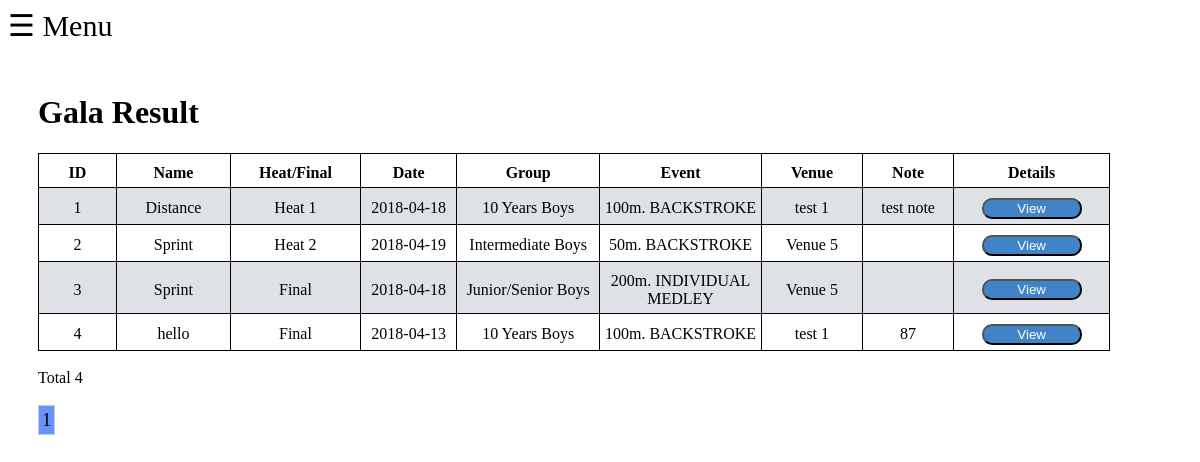
The app's page /parents/galaResult.php (signed in) with its own data.
### tables this page shows
CREATE TABLE `gala` (
  `id` int(11) NOT NULL,
  `category_name` varchar(255) NOT NULL,
  `heatfinal_desc` varchar(255) NOT NULL,
  `date` date NOT NULL,
  `group_name` varchar(255) NOT NULL,
  `event_name` varchar(255) NOT NULL,
  `venue_name` varchar(255) NOT NULL,
  `note` varchar(255) NOT NULL
);

### core/DB/DB.php (called while the page is built, shortened)
<?php
    if($_SERVER['SERVER_NAME'] == 'localhost') {
        $host = "localhost";
        $dbName = "pdocourse";
        $dbusername = "root";
        $dbpassword = "";
    } else {
        $host = "localhost";
        $dbName = "sekti92_pdocourse";
        $dbusername = "crimson";
        $dbpassword = "crimson";
    }
    function connect() {
        global $host;
        global $dbName;
        global $dbusername;
        global $dbpassword;
        try {
            $pdo = new PDO("mysql:host=".$host.";dbname=".$dbName."", $dbusername, $dbpassword);
            $pdo->setAttribute(PDO::ATTR_ERRMODE, PDO::ERRMODE_EXCEPTION);
            $pdo->setAttribute(PDO::ATTR_DEFAULT_FETCH_MODE, PDO::FETCH_OBJ);
            $pdo->setAttribute(PDO::ATTR_EMULATE_PREPARES, false);
            return $pdo;
        } catch (PDOException $e) {
            return false;
        }
    }
    function query($query, $params = array()) {
        $stmt = connect()->prepare($query);
        $stmt->execute($params);
        if(explode(' ', $query)[0] == 'SELECT'){
            $data = $stmt->fetchAll();
            return $data;
        } else {
            return ($stmt) ? true : false;
        }
    }
 ?>

### parents/galaResult.php (the view, shortened to what this page needs)
<?php
    include '../inc/loggedIn_header.php';
    include '../inc/loggedIn_nav.php';
    include '../core/function/dataPaginate.php';
 ?>
    <main id="main-content">
        <h1> Gala Result</h1>
        <?php
            $page = (isset($_GET['page'])) ? (int)$_GET['page']:1;
            $limit=10;
            $results = getData('SELECT * FROM gala ORDER BY id', $limit, $page);
         ?>
        <table class="gala table-striped">
            <tr>
                <th>ID</th>
                <th>Name</th>
                <th>Heat/Final</th>
                <th>Date</th>
                <th>Group</th>
                <th>Event</th>
                <th>Venue</th>
                <th>Note</th>
                <th>Details</th>
            </tr>
            <?php
                foreach ($results->data as $result) {
             ?>
                <tr>
                    <td><?= $result->id; ?></td>
                    <td><?= $result->category_name; ?></td>
                    <td><?= $result->heatfinal_desc; ?></td>
                    <td><?= $result->date; ?></td>
                    <td><?= $result->group_name; ?></td>
                    <td><?= $result->event_name; ?></td>
                    <td><?= $result->venue_name; ?></td>
                    <td><?= $result->note; ?></td>
                    <td>
                        <a href="galaView.php?id=<?= $result->id; ?>"><button class="info">View</button></a>
                    </td>
                </tr>
            <?php
                }
             ?>
        </table>
        <?php
            echo '<br>';
            echo 'Total '.$results->total.'<br><br>';
            $links=1;
            echo $showLinks = pageLinks($links, $results->total, $results->limit, $results->page);
         ?>
    </main>
<?php
    include '../inc/loggedIn_footer.php';
 ?>

### assets/css/slide.css (style rules this page uses)
.info { width: 100px; background: #4183c7; color: #fff; border-color: 1px solid #fff; border-radius: 10px; }
table.gala, table.gala tr, table.gala td, table.gala th { border: 1px solid black; border-collapse: collapse; width: 1072px; padding-top: 10px; padding-bottom: 5px; text-align: center; }
.table-striped > tbody > tr:nth-child(even) > td { background-color: #dee2e6; }
.menu { overflow-x: scroll; position: relative; left: 0; }
.nav-menu, .menu { -webkit-transition: left 0.2s ease; -moz-transition: left 0.2s ease; transition: left 0.2s ease; }
main { padding: 30px; }

### records on screen
gala: id "1", category_name "Distance", heatfinal_desc "Heat 1", date "2018-04-18", group_name "10 Years Boys", event_name "100m. BACKSTROKE", venue_name "test 1", note "test note"
gala: id "2", category_name "Sprint", heatfinal_desc "Heat 2", date "2018-04-19", group_name "Intermediate Boys", event_name "50m. BACKSTROKE", venue_name "Venue 5"
gala: id "3", category_name "Sprint", heatfinal_desc "Final", date "2018-04-18", group_name "Junior/Senior Boys", event_name "200m. INDIVIDUAL MEDLEY", venue_name "Venue 5"
gala: id "4", category_name "hello", heatfinal_desc "Final", date "2018-04-13", group_name "10 Years Boys", event_name "100m. BACKSTROKE", venue_name "test 1", note "87"

### other values on screen
$results->total "4"
